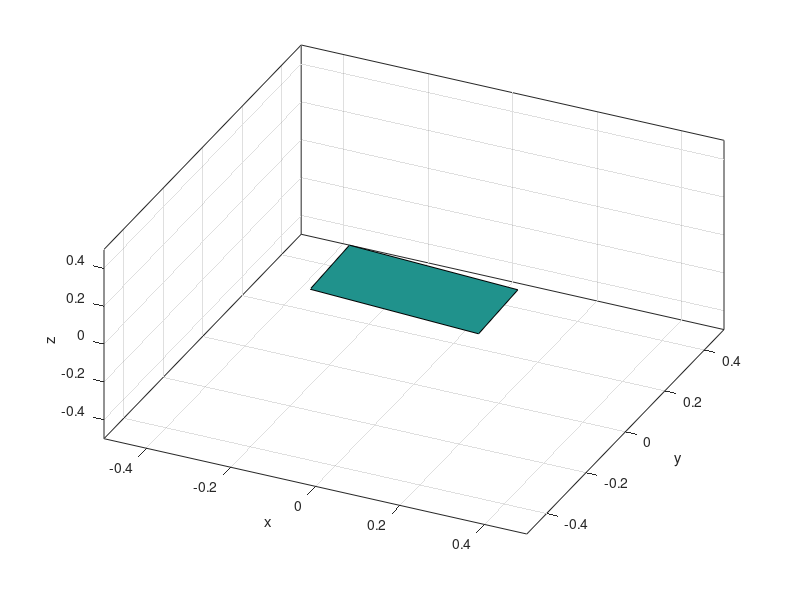

MATLAB code for this plot:
%%%%%%%%%%%prueba de interfaz de mapeo%%%%%%%%%%%%%%%%%%%
clear all;close all;clc

%medidas plano
a=0.2;
b=0.1;

%angulos de entrada

phi=20*pi/180;
rho=30*pi/180;
theta=40*pi/180;

CG=[0 0 0];
p1=[];
p2=[];
p3=[];
p4=[];

for i=1:10
    
angulo=input('insertar phi = ');
angulo2=input('insertar rho = ');

phi=angulo*pi/180;
rho=angulo2*pi/180;

p1(1)=CG(1)+a*cos(phi);
p1(2)=CG(2)-b*cos(rho);
p1(3)=CG(3)-a*sin(phi)-b*sin(rho);

p2(1)=CG(1)+a*cos(phi);
p2(2)=CG(2)+b*cos(rho);
p2(3)=CG(3)-a*sin(phi)+b*sin(rho);

p3(1)=CG(1)-a*cos(phi);
p3(2)=CG(1)+b*cos(rho);
p3(3)=CG(1)+a*sin(phi)+b*sin(rho);

p4(1)=CG(1)-a*cos(phi);
p4(2)=CG(1)-b*cos(rho);
p4(3)=CG(1)+a*sin(phi)-b*sin(rho);

x = [p1(1) p2(1) p3(1) p4(1)];
y = [p1(2) p2(2) p3(2) p4(2)];
z = [p1(3) p2(3) p3(3) p4(3)];


fill3(x, y, z, 1);
xlabel('x'); ylabel('y'); zlabel('z');  
%hold on

axis([-0.5 0.5 -0.5 0.5 -0.5 0.5])
view(25,50);
grid


end


